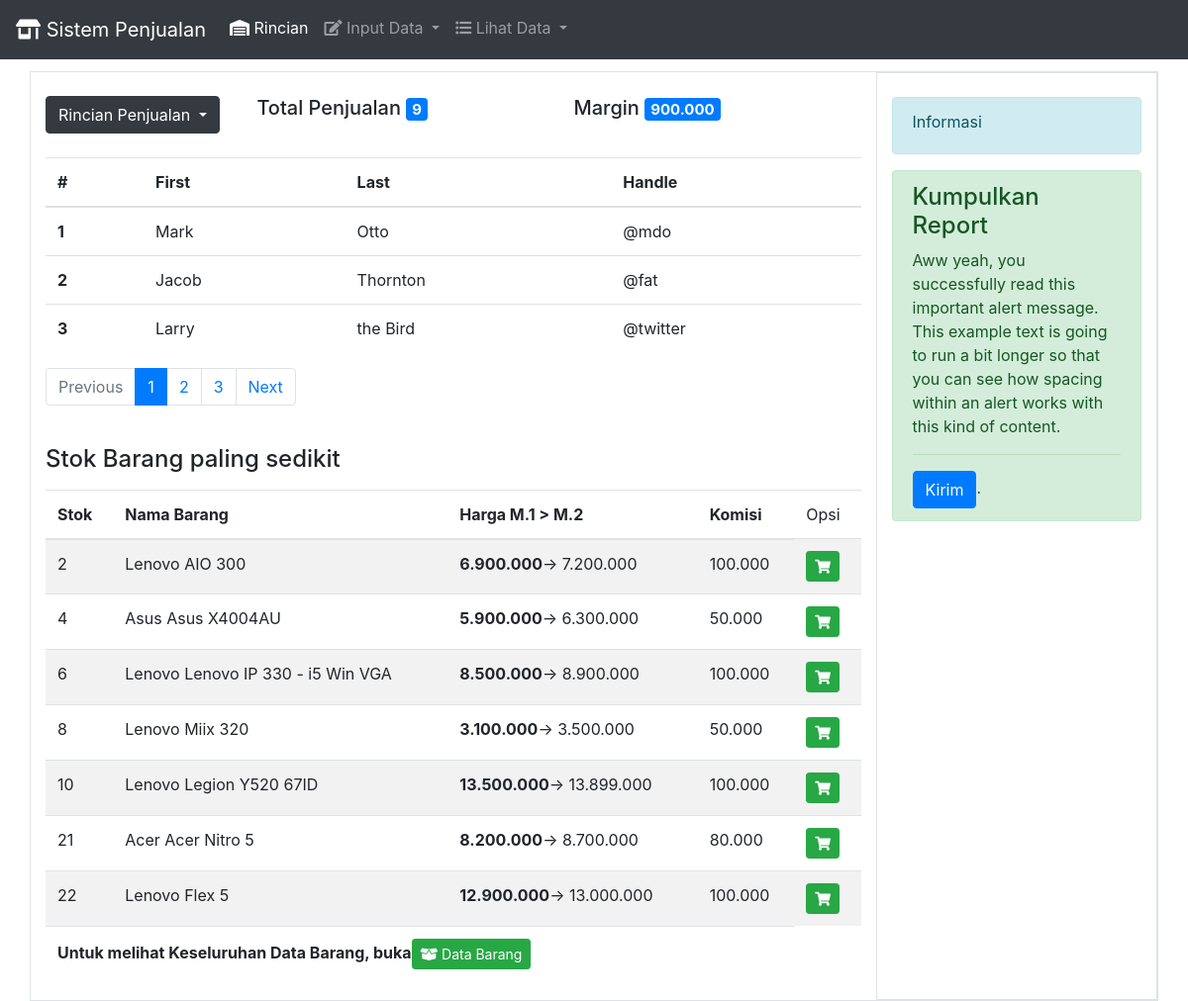
Before: / with the older database file.
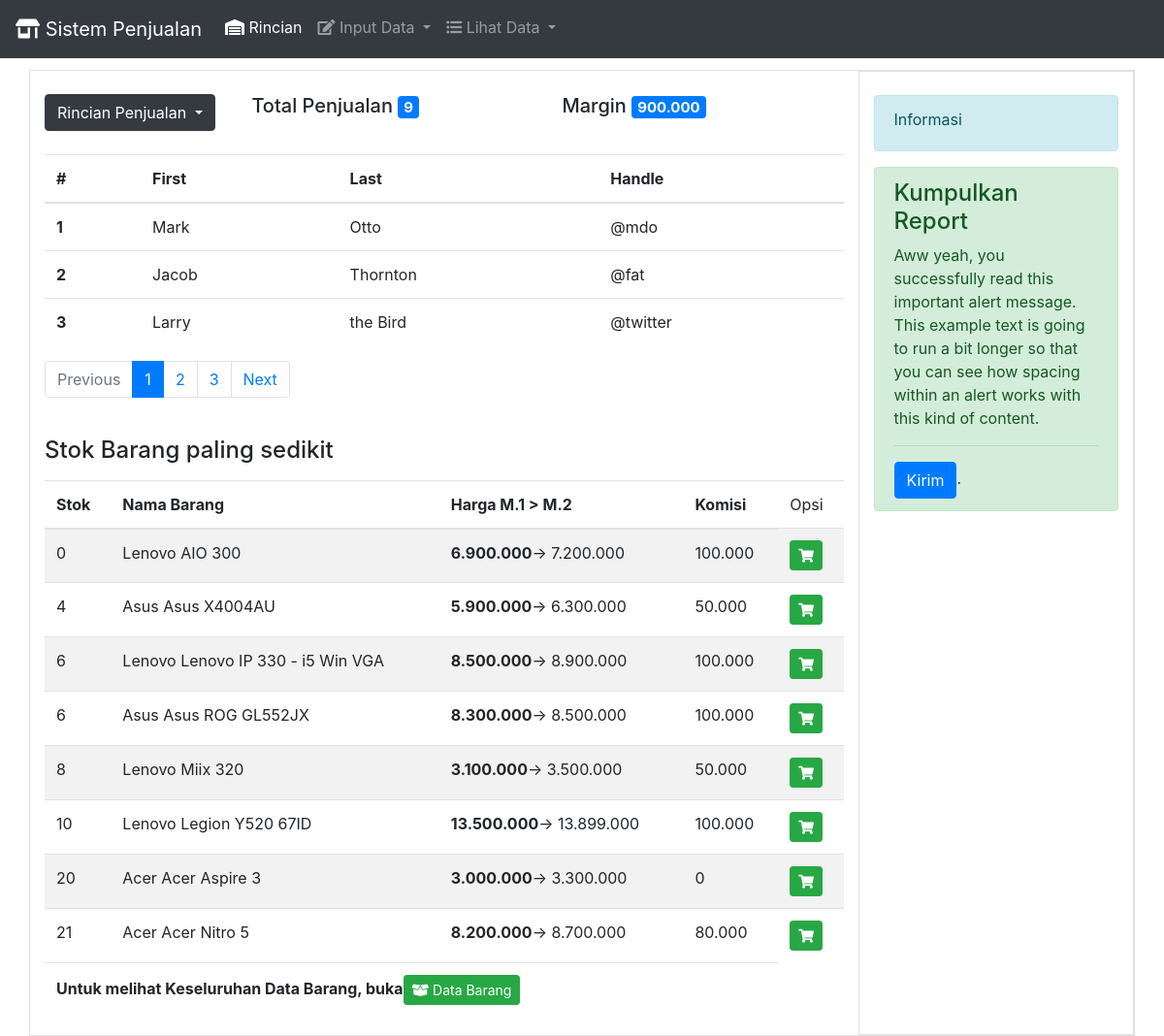
After: the same page with the newer database file.
### tables this page shows
CREATE TABLE `data_barang` (
  `kode_barang` int(11) NOT NULL AUTO_INCREMENT,
  `nama_barang` varchar(255) DEFAULT NULL,
  `deskripsi` varchar(255) DEFAULT NULL,
  `stok` int(11) DEFAULT NULL,
  `brand` varchar(255) DEFAULT NULL,
  `harga_modal` int(11) DEFAULT NULL,
  `harga_m2` int(11) DEFAULT NULL,
  `komisi` int(11) DEFAULT NULL,
  PRIMARY KEY (`kode_barang`)
);

### index.php (the view, shortened to what the changed rows need)
<!doctype html>
<html lang="id">
  <head>
<link rel="stylesheet" href="https://use.fontawesome.com/releases/v5.7.0/css/all.css">
<link rel="stylesheet" href="css/bootstrap.min.css">
  </head>
  <body>
<br><br><br>
<div class="container">
        <div class="row border">
            <div class="col-sm-9">
<br>
            <br/>
                 <table class="table">
                <thead>
                    <tr>
                    <th scope="col">#</th>
                    <th scope="col">First</th>
                    <th scope="col">Last</th>
                    <th scope="col">Handle</th>
                    </tr>
                </thead>
                <tbody>
                    <tr>
                    <th scope="row">1</th>
                    </tr>
                    <tr>
                    <th scope="row">2</th>
                    </tr>
                    <tr>
                    <th scope="row">3</th>
                    </tr>
                </tbody>
                </table>
                <br>
                <table class="table table-striped">
                <thead>
                    <tr>
                    <th scope="col">Stok</th>
                    <th scope="col">Nama Barang</th>
                    <th scope="col">Harga M.1 > M.2</th>
                    <th scope="col">Komisi</th>
                    <td>Opsi</td>
                    </tr>
                </thead>
                <tfoot>
                    <tr>
                        <th colspan="4">
                            <label>Untuk melihat Keseluruhan Data Barang, buka </label><a href="lihatbarang.php"><button class="btn btn-success btn-sm"> <span class="fa fa-box-open"></span> Data Barang</button></a>
                        </th></tr>
                </tfoot>
                <tbody>
                    <?php
                    include 'koneksi.php';
                    $querybarang="SELECT * FROM data_barang ORDER BY stok ASC LIMIT 8";
                    $data=mysqli_query($conn, $querybarang);
                    while ($hasil=mysqli_fetch_array($data)) {
                        ?>
                        <tr>
                            <td><?php echo $hasil['stok'] ?></td>
                            <td><?php echo $hasil['brand'] ?> <?php echo $hasil['nama_barang'] ?></td>
                            <td><?php echo "<b>".number_format($hasil['harga_modal'],0,",",".")."</b>";  ?>-> <?php echo number_format($hasil['harga_m2'],0,",","."); ?></td>
                            <td><?php echo number_format($hasil['komisi'],0,",","."); ?></td>
                            <td><a href="inputpenjualan.php?kode_barang=<?php echo $hasil['kode_barang']; ?>" title="Jual Barang ini"><button class="btn btn-success btn-sm"><span class="fa fa-shopping-cart"></span></button></a></td>
                        </tr>
                        <?php
                    }
                     ?>
                </tbody>
                </table>
            </div>
        </div>
    </div>
  </body>
</html>

Changed rows visible on the page:
no longer on this page (row unchanged): data_barang: stok "22", brand "Lenovo", nama_barang "Flex 5", harga_modal "12.900.000", harga_m2 "13.000.000", komisi "100.000"
changed data_barang "AIO 300": stok "2" → "0"
added data_barang: stok "6", brand "Asus", nama_barang "Asus ROG GL552JX", harga_modal "8.300.000", harga_m2 "8.500.000", komisi "100.000"
added data_barang: stok "20", brand "Acer", nama_barang "Acer Aspire 3", harga_modal "3.000.000", harga_m2 "3.300.000", komisi "0"
